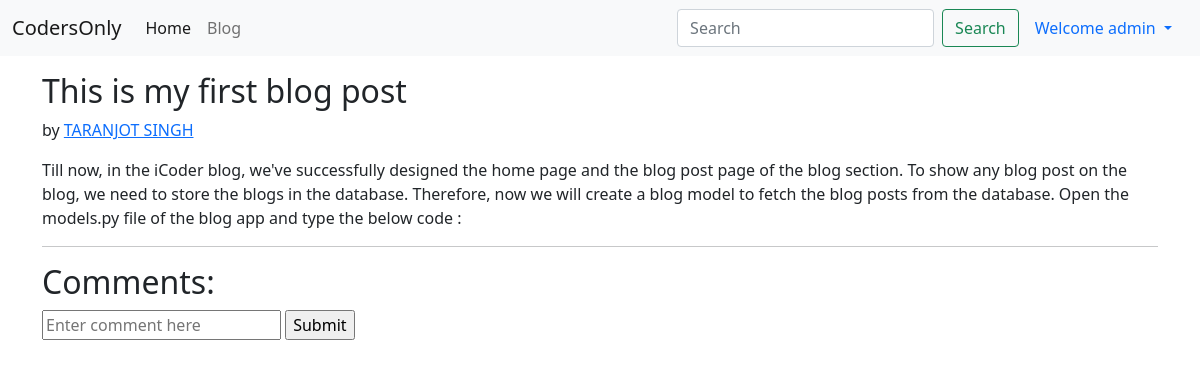
/blog/first-blog (signed in), run on the app's committed database.
### codersonly/models.py (models this page shows)
class blogPost(models.Model):
    sno = models.AutoField(primary_key=True)
    title = models.CharField(max_length=255)
    content = models.TextField()
    author = models.CharField(max_length=255)
    timestamp = models.DateTimeField(auto_now_add=True)
    slug = models.CharField(max_length=20)

### codersonly/views.py (the view)
# urls.py: path('<str:slug>', views.blogPosts, name='blogposts'),
def blogPosts(request, slug):
    id = slug
    allPosts = blogPost.objects.filter(slug=id).first()
    context = {'allPosts': allPosts}
    return render(request, 'codersonly/blogPosts.html', context)

### codersonly/templates/codersonly/blogPosts.html (shortened to what this page needs)
{% extends 'home/base.html' %} {% block title %} BlogHome {% endblock title %}
{% block body %}
<div class="container my-3">
  <div class="blog-post">
    <h2 class="blog-post-title">{{allPosts.title}}</h2>
    <p class="blog-post-meta">
      {{allPost.timeStamp}} by <a href="#">{{allPosts.author}}</a>
    </p>
    <p>{{allPosts.content}}</p>
    <hr />
    <h2>Comments:</h2>
    <form action="{% url 'postcomment' %}" method="post">
      <input type="text" name="comment" placeholder="Enter comment here" />
      <input type="submit" value="Submit" />
    </form>
  </div>
</div>
{% endblock %}

### home/templates/home/base.html (shortened to what this page needs)
<!DOCTYPE html>
<html lang="en">
  <head>
    <link
      href="https://cdn.jsdelivr.net/npm/bootstrap@5.0.0-beta1/dist/css/bootstrap.min.css"
      rel="stylesheet"
    />
  </head>
  <body>
    <nav class="navbar navbar-expand-lg navbar-light bg-light">
      <div class="container-fluid">
        <a class="navbar-brand" href="#">CodersOnly</a>
        <div class="collapse navbar-collapse" id="navbarSupportedContent">
          <ul class="navbar-nav me-auto mb-2 mb-lg-0">
            <li class="nav-item">
              <a
                class="nav-link active"
                aria-current="page"
                href="{% url 'home' %}"
                >Home</a
              >
            </li>
            <li class="nav-item">
              <a class="nav-link" href="{% url 'Bloghome' %}">Blog</a>
            </li>
          </ul>
          <form class="d-flex" method="GET" action="{% url 'search' %}">
            <input
              name="query"
              class="form-control me-2"
              type="search"
              placeholder="Search"
              aria-label="Search"
            />
            <button class="btn btn-outline-success" type="submit">
              Search
            </button>
          </form>
          {% if user.is_authenticated %}
                      <li class="nav-item dropdown">
                <a
                  class="nav-link dropdown-toggle"
                  href="#"
                  id="navbarDropdown"
                  role="button"
                  data-bs-toggle="dropdown"
                  aria-expanded="false"
                >
                  Welcome {{request.user}}
                </a>
              </li>
    {% endif %}
        </div>
        </div>
    </nav>
    {% block body %}{% endblock body %}
  </body>
</html>

### home/templates/home/base.html (style rules this page uses)
li { list-style: none; }

### data on the page
blogPost: title "This is my first blog post", author "TARANJOT SINGH", content "Till now, in the iCoder blog, we've successfully designed the home page and the blog post page of the blog section. To show any blog post on the blog, we need to store the blogs in the database. Therefore, now we will create a blog model to fetch the blog posts from the database. Open the models.py file of the blog app and type the below code :"

### other printed values
{{ request.user }} "admin"
